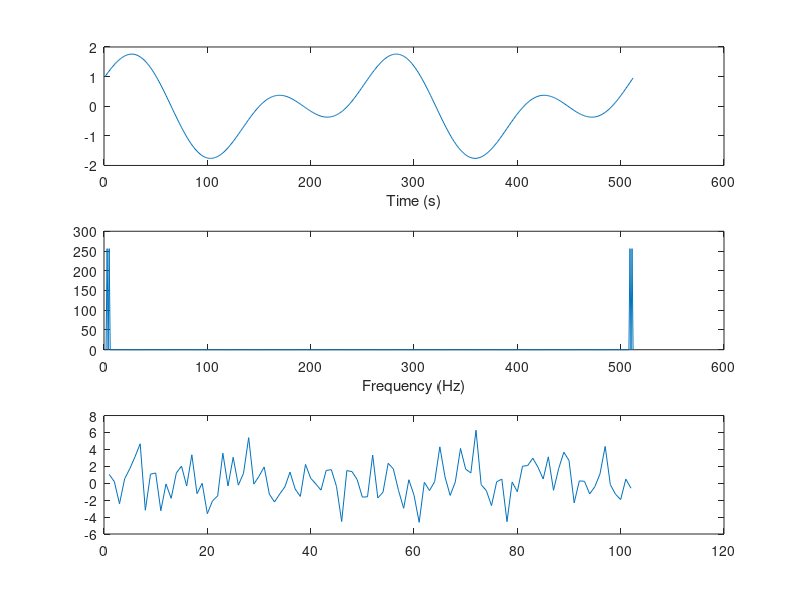

Source code (MATLAB):
clear; close all;
%% 产生信号
choice_transform = 0;      % 选择正交基，1为选择DCT变换，0为选择FFT变换
choice_Phi = 0;         %选择测量矩阵，1为部分哈达玛矩阵，0为高斯随机矩阵
%-----------------------利用三角函数生成频域或DCT域离散信号--------------------------
n = 512;
t = [0: n-1];
f = cos(2*pi/256*t) + sin(2*pi/128*t);   % 产生频域稀疏的信号
%-------------------------------信号降采样率-----------------------
n = length(f);
a = 0.2;            %    取原信号的 a%
m = double(int32(a*n));

%--------------------------------------画信号图--------------------------------------
switch choice_transform
    case 1
        ft = dct(f);
        disp('ft = dct(f)')
    case 0
        ft = fft(f);
        disp('ft = fft(f)')
end
 
disp(['信号稀疏度：',num2str(length(find((abs(ft))>0.1)))])
 
figure('name', 'A Tone Time and Frequency Plot');
subplot(3, 1, 1);
plot(f);
xlabel('Time (s)'); 
% ylabel('f(t)');
subplot(3, 1, 2);


switch choice_transform
    case 1
        plot(ft)
        disp('plot(ft)')
    case 0
        plot(abs(ft));
        disp('plot(abs(ft))')
end
xlabel('Frequency (Hz)');

% ylabel('DCT(f(t))');
%% 产生感知矩阵和稀疏表示矩阵
%--------------------------利用感知矩阵生成测量值---------------------
switch choice_Phi
    case 1
        Phi = PartHadamardMtx(m,n);       % 感知矩阵（测量矩阵）    部分哈达玛矩阵
    case 0
        Phi = sqrt(1/m) * randn(m,n);     % 感知矩阵（测量矩阵）   高斯随机矩阵
end
% Phi =  randn(m,n);    %randn 生成标准正态分布的伪随机数（均值为0，方差为1）
% Phi = rand(m,n);    % rand 生成均匀分布的伪随机数。分布在（0~1）之间
Phi
f2 = (Phi * f')';                 % 通过感知矩阵获得测量值
% plot(f2)
subplot(3, 1, 3);
plot(1:length(f2), f2);

% f2 = f(1:2:n);
switch choice_transform
    case 1
        Psi = dct(eye(n,n));            %离散余弦变换正交基 代码亦可写为Psi = dctmtx(n);
        disp('Psi = dct(eye(n,n));')
    case 0
        Psi = inv(fft(eye(n,n)));     % 傅里叶正变换，频域稀疏正交基（稀疏表示矩阵）
        disp('Psi = inv(fft(eye(n,n)));')
end
A = Phi * Psi;                    % 恢复矩阵 A = Phi * Psi
